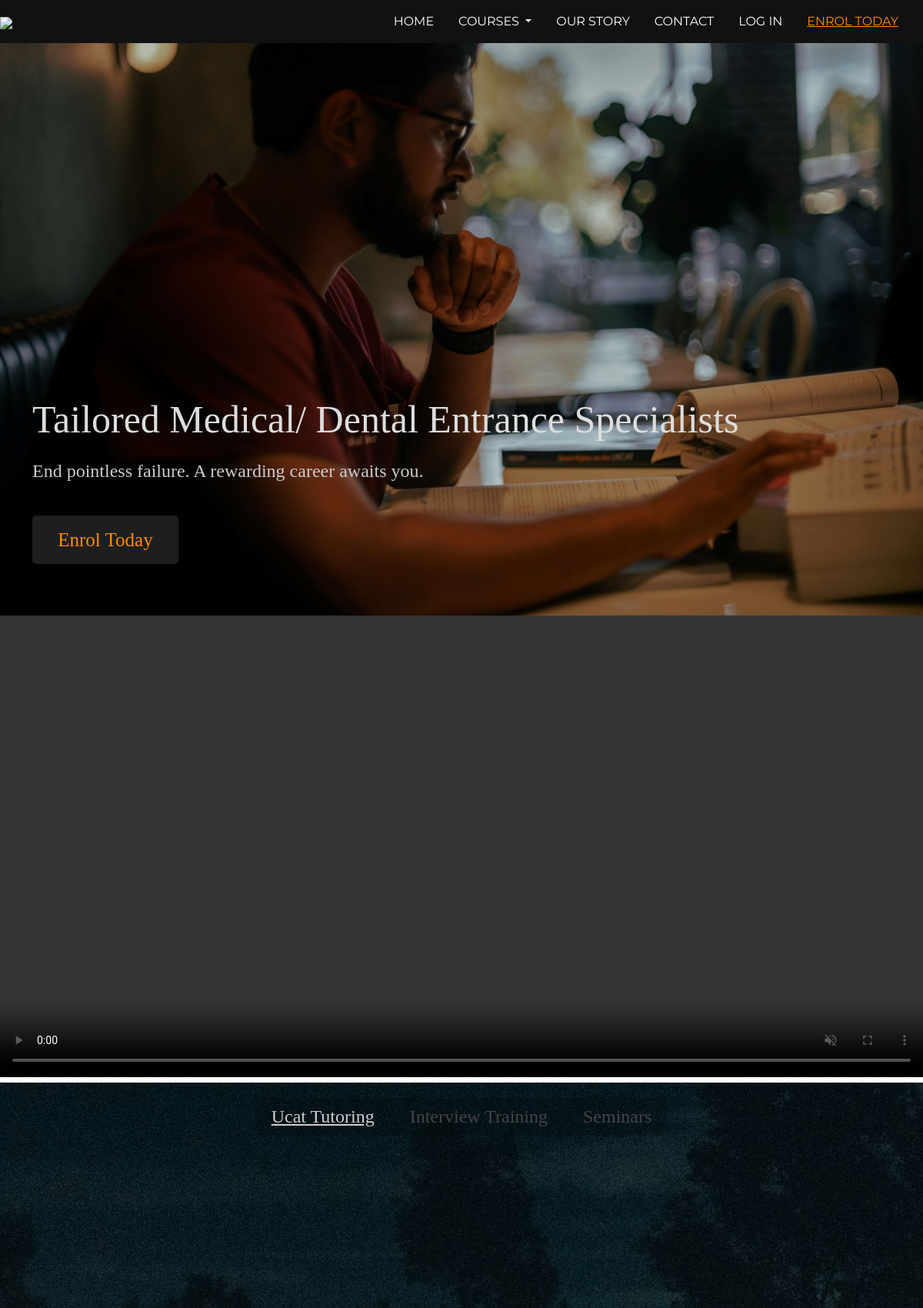
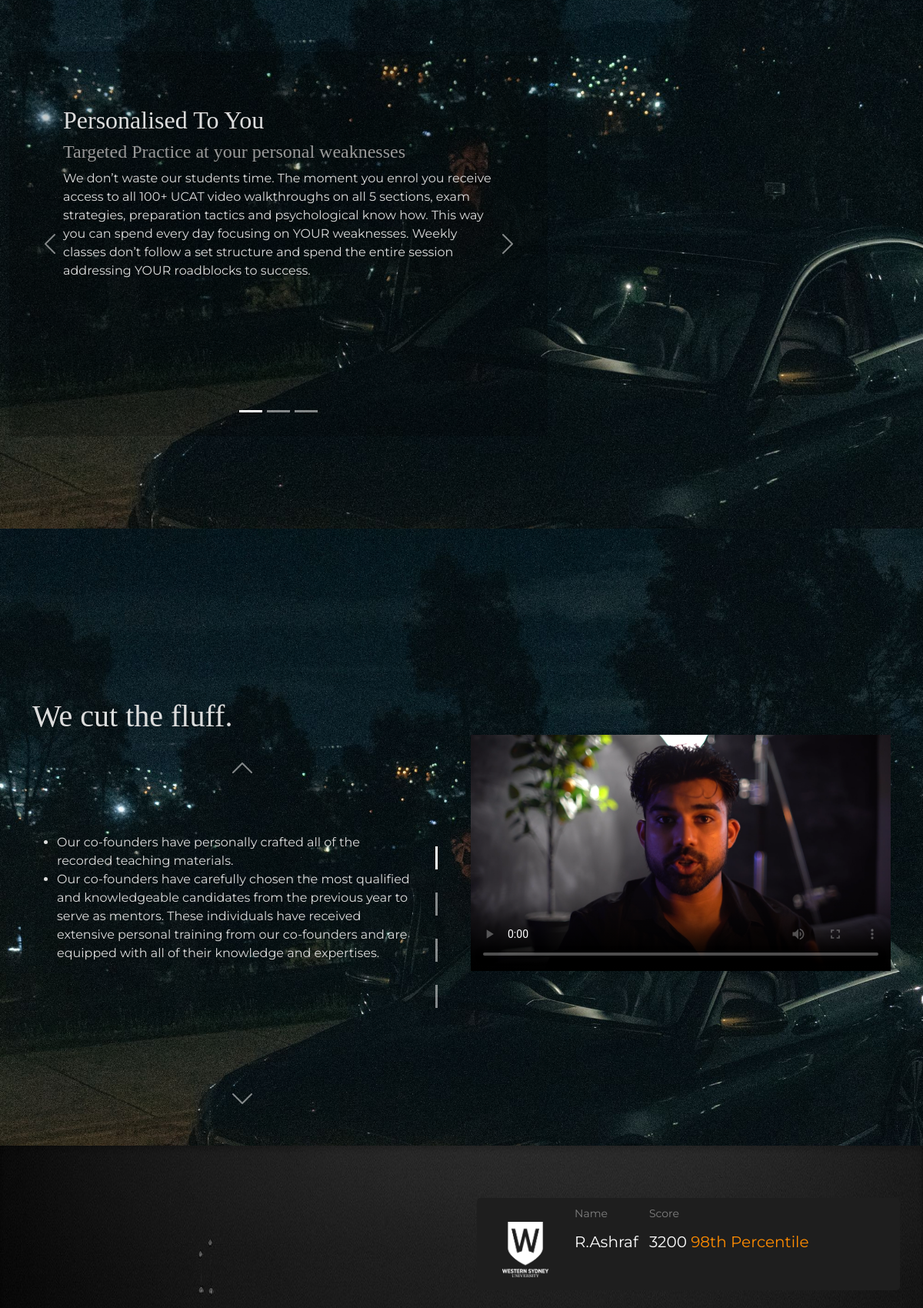
The page / (upper part) on the database its author committed (2 pictures, top to bottom).
### frontend/models.py (models this page shows, shortened)
class successfulStudent(models.Model):
    university = models.CharField(max_length = 100, choices = UNI_CHOICES)
    name = models.CharField(max_length=100)
    score = models.CharField(max_length=100)
    percentile = models.CharField(max_length=100)
    banner = models.BooleanField(default=False)

### frontend/views.py (the view)
# urls.py: path('', home_view),
def home_view(request):
    testimonials = Testimonial.objects.all()
    context = {
        'testimonials': testimonials,
        'testimonials_all': testimonials,
        'testimonials_grouped': [testimonials[n:n+3] for n in range(0, len(testimonials), 3)],
        'successfulStudents': successfulStudent.objects.all(),
        'dynamicContent': DynamicContent.objects.all()[0]
    }
    return render(request, 'index.html', context)

### templates/index.html (shortened to what this page needs)
{% extends 'base.html' %}
{% load static %}
{% block head %}
<link rel='stylesheet' type='text/css' href='{% static 'css/vertical-carousel.css' %}'/>
{% endblock %}
{% block body %}
<div class='landing-page'>
	<div class='container-fluid'>
		<div class='banner-info'>
			<h1>Tailored Medical/ Dental Entrance Specialists</h1>
			<h4>End pointless failure. A rewarding career awaits you. </h4>
				<br><br>
			<a href='eligibility-check/'>
				Enrol Today</a>
		</div>
	</div>
</div>
<div id="landing-page-carousel" class="carousel slide" data-bs-ride="carousel">
	<div class="carousel-inner">
	  <div class="carousel-item active">
		<img src="{% static 'img/9.jpg' %}" class="d-block w-100" alt="...">
	  </div>
	</div>
  </div>
<div class="ParallaxVideo">
	<video autoplay muted controls class='landing-vid'>
	<source src="{% static 'vid/vid1.mp4' %}" type="video/mp4">
	</video>
</div>
<div class='ucat-interview'>
	<div class='toggles' id='toggles' style=>
		<h4>
			<span id='ucat-toggle' class='ucat-heading active' onclick='activate("ucat-toggle", "interview-toggle", "seminars-toggle")'>Ucat Tutoring</span>
			<span id='interview-toggle' class='interview-heading' onclick='activate("interview-toggle", "ucat-toggle", "seminars-toggle")'>Interview Training</span>
			<span id='seminars-toggle' class='seminars-heading' onclick='activate("seminars-toggle", "interview-toggle", "ucat-toggle")'>Seminars</span>
		</h4>
	</div>
		<div class='container-fluid ucat' id='ucat-section'>
			<div id="ucat-only-carousel" class="carousel slide" data-bs-ride="true">
					<div class="carousel-indicators">
					  	<button type="button" data-bs-target="#ucat-only-carousel" data-bs-slide-to="0" class="active" aria-current="true" aria-label="Slide 1"></button>
					  	<button type="button" data-bs-target="#ucat-only-carousel" data-bs-slide-to="1" aria-label="Slide 2"></button>
					  	<button type="button" data-bs-target="#ucat-only-carousel" data-bs-slide-to="2" aria-label="Slide 3"></button>
					</div>
					<div class="carousel-inner">
					  	<div class="carousel-item active">
							<h2>Personalised To You</h2>
							<h4>Targeted Practice at your personal weaknesses</h4>
							<p>We don’t waste our students time. The moment you enrol you receive access to all 100+ UCAT video walkthroughs on all 5 sections, exam strategies, preparation tactics and psychological know how. This way you can spend every day focusing on YOUR weaknesses. Weekly classes don’t follow a set structure and spend the entire session addressing YOUR roadblocks to success. </p>
					  	</div>
					</div>
					<button class="carousel-control-prev" type="button" data-bs-target="#ucat-only-carousel" data-bs-slide="prev">
					  	<span class="carousel-control-prev-icon" aria-hidden="true"></span>
					</button>
					<button class="carousel-control-next" type="button" data-bs-target="#ucat-only-carousel" data-bs-slide="next">
					  	<span class="carousel-control-next-icon" aria-hidden="true"></span>
					</button>
				</div>
		</div>
</div>
<div class='fluff-section'>
	<div class='container'>
		<div class='row'>
			<div class='col-lg-6 col-md-6 col-sm-12 col-xs-12'>
				<div class='fluff-info'>
					<h1>We cut the fluff.</h1>
					<div id="carouselExampleCaptions" class="carousel slide vertical" data-bs-ride="false">
						<div class="carousel-indicators">
							<button type="button" data-bs-target="#carouselExampleCaptions" data-bs-slide-to="0" class="active" aria-current="true" aria-label="Slide 1"></button>
							<button type="button" data-bs-target="#carouselExampleCaptions" data-bs-slide-to="1" aria-label="Slide 2"></button>
							<button type="button" data-bs-target="#carouselExampleCaptions" data-bs-slide-to="2" aria-label="Slide 3"></button>
							<button type="button" data-bs-target="#carouselExampleCaptions" data-bs-slide-to="3" aria-label="Slide 4"></button>
						</div>
						<div class="carousel-inner">
							<div class="carousel-item active">
								<ul>
									<li>Our co-founders have personally crafted all of the recorded teaching materials.</li>
									<li>Our co-founders have carefully chosen the most qualified and knowledgeable candidates from the previous year to
										serve as mentors. These individuals have received extensive personal training from our co-founders and
										are equipped with all of their knowledge and expertises.
									</li>
								</ul>
							</div>
							<button class="carousel-control-prev" type="button" data-bs-target="#carouselExampleCaptions" data-bs-slide="prev">
								<span class="carousel-control-prev-icon" aria-hidden="true"></span>
							</button>
							<button class="carousel-control-next" type="button" data-bs-target="#carouselExampleCaptions" data-bs-slide="next">
								<span class="carousel-control-next-icon" aria-hidden="true"></span>
							</button>
						</div>
					</div>
				</div>
			</div>
			<div class='col-lg-6 col-md-6 col-sm-12 col-xs-12'>
				<br/><br/>
				<div class='video-container'>
					<video controls poster="{% static 'img/thumbnail.png' %}" style='z-index: 1'>
					<source src="{% static 'vid/vid2.mp4' %}" type="video/mp4">
					</video>
				</div>
			</div>
		</div>
	</div>
</div>
<div class='past-students' id='past-students'>
	<div class='container'>
		<div class='row'>
			<div class='col-lg-6 col-md-6 col-sm-12 col-sm-12'>
			</div>
			<div class='col-lg-6 col-md-6 col-sm-12 col-sm-12 test'>
				<div class='flex-list'>
					{% for student in successfulStudents %}
						{% if student.banner %}
						<div class='row student-flex'>
							<div class='col-lg-2 col-md-2 col-sm-2 col-xs-2 img-container'>
								<img src="{% static 'img/' %}{{ student.university }}">
							</div>
							<div class='col-lg-10 col-md-10 col-sm-10 col-xs-10'>
								<div class='student-info-container'>
									<span class='score' style="padding-left: 0px;">
										<p>Name </p><span class='big'>{{student.name}}</span>
									</span>
									<span class='score' style="padding-left: 0px;">
										<p>Score</p><span class='big'>{{student.score}} <span style='color: darkorange'>{{student.percentile}} Percentile</span></span>
									</span>
								</div>
							</div>
						</div>
						{% endif %}
					{% endfor %}
				</div>
			</div>
		</div>
	</div>
</div>
{% endblock %}

### static/css/style.css (style rules this page uses)
html { overflow-x: hidden; background-color: #111111; }
body { color: #DDDDDD; overflow-x: hidden; height: 100%; background-repeat: no-repeat; background-size: cover; background-attachment: fixed; font-family: 'Montserrat'; }
#landing-page-carousel { height: 100vh; overflow-y: hidden; }
#landing-page-carousel img { min-height: 100vh; min-width: 150vh; width: auto; height: auto; overflow-y: hidden; object-position: left; }
.landing-page { min-height: 100vh; position: absolute; padding-top: 100px; z-index: 1; }
.banner-info { padding-left: 30px; padding-right: 30px; width:100vw; position: absolute; bottom: 10vh; }
.banner-info h1 { font-size: 50px; padding: 15px 0; font-family: 'montage'; }
.banner-info h4 { color: #ccc; font-family: 'montage'; }
.landing-page .container-fluid .banner-info a { color: darkorange; font-size: 25px; background-color: #1E1E1E; padding: 18px 33.2px; border-radius: 5px; cursor: pointer; transition: background-color 0.4s, color 0.4s; text-decoration: none; font-family: 'montage'; }
@media (min-width: 786px) { .ParallaxVideo video { min-width: 100%; top:0; z-index: -9; } }
.ucat-interview { margin: 0 0; background-image: url('../img/12.jpg'); background-size: cover; background-position: center; min-height: 100vh; }
.ucat-interview .toggles { text-align: center; width: fit-content; margin: auto; background-color: rgba(0, 0, 0, 0.2); cursor: pointer; padding: 10px 0px; position: absolute; left: 0; right: 0; margin-left: auto; margin-right: auto; margin-top: 20px; z-index: 10; }
.ucat-interview .toggles h4 { margin: 0 0; padding: 0 0; }
.ucat-interview .toggles h4 span { transition: background-color 0.4s, color 0.4s; margin: 0; padding: 10px 20px; color: #444444; }
.ucat-interview .toggles h4 span.active { text-decoration: underline; color: #ccc; }
.ucat-interview .ucat-heading, .ucat-interview .interview-heading { color: #DDDDDD; }
.ucat-interview h2, h4 { font-family: 'montage'; }
.ucat-interview h4 { color: #999999; }
.ucat-interview { background-color: #1E1E1E; }
.ucat-interview .container-fluid { padding-top: 45vh; padding-bottom: 15vh; }
#ucat-only-carousel, #interview-only-carousel, #seminars-only-carousel { width: 700px; height: 500px; background-color: rgba(0,0,0,0.2); padding: 70px; border-radius: 4px; }
.fluff-section { background: url(../img/12.jpg); background-size: cover; background-position: center; padding: 20px 0; min-height: 60vh; z-index: 1; }
.fluff-section h1 { font-family: 'montage'; z-index: 1; }
.fluff-section .col-lg-6 .video-container { margin: 25vh 0; z-index: 1; }
.fluff-section .col-lg-6 .video-container video { width: 100%; z-index: 1; }
.fluff-section .container .row .col-lg-6 .fluff-info { margin-top: 25vh; }
.past-students { color: white; background-image: url('../img/past-students.jpg'); background-repeat: no-repeat; background-size: 100% 100%; }
.past-students .container .row .col-lg-6 { padding: 0 0; padding-top: 30vh; }
.past-students .container .row .test { padding: 20px 0; }
.flex-list { margin-left: 20px; }
.flex-list .student-flex { height: fit-content; background-color: #1E1E1E; padding: 10px 20px; border-radius: 5px; margin: 6vh 0; cursor: pointer; transition: background-color 0.4s, transform 0.4s; }
.flex-list .student-flex .img-container { height: 100%; text-align: center; padding: 7px 10px; display: inline-block; vertical-align: middle; }
.flex-list .student-flex .img-container img { display: inline-block; vertical-align: middle; width: 60px; }
.flex-list .student-flex .student-info-container span { display: inline-block; }
.flex-list .student-flex .student-info-container .score p { font-size: 14px; padding: 0 0; margin: 0 0; color: gray; }
.flex-list .student-flex .student-info-container .score span { font-size: 20px; padding: 0 0; margin: 0 0; }
.flex-list .student-flex .student-info-container .score { font-size: 30px; padding: 0 0; margin: 0 0; padding-left: 15px; }
@media (min-width: 1200px) { .student-flex .img-container { padding-top: 0; } }
@media (min-width: 786px) { .flex-list { margin-left: 20px; } }
@media (min-width: 786px) { .flex-list .student-flex .student-info-container .score { padding-left: 10px !important; } }
.eligibility-form input, textarea, button { padding: 8px 15px; border-radius: 5px !important; margin: 5px 0px; box-sizing: border-box; border: 0px solid #ccc; font-size: 18px !important; font-weight: 300; background-color: #343434; color: white; }

### rows shown on the page
successfulStudent: university (picture), name "R.Ashraf", score "3200", percentile "98th"
